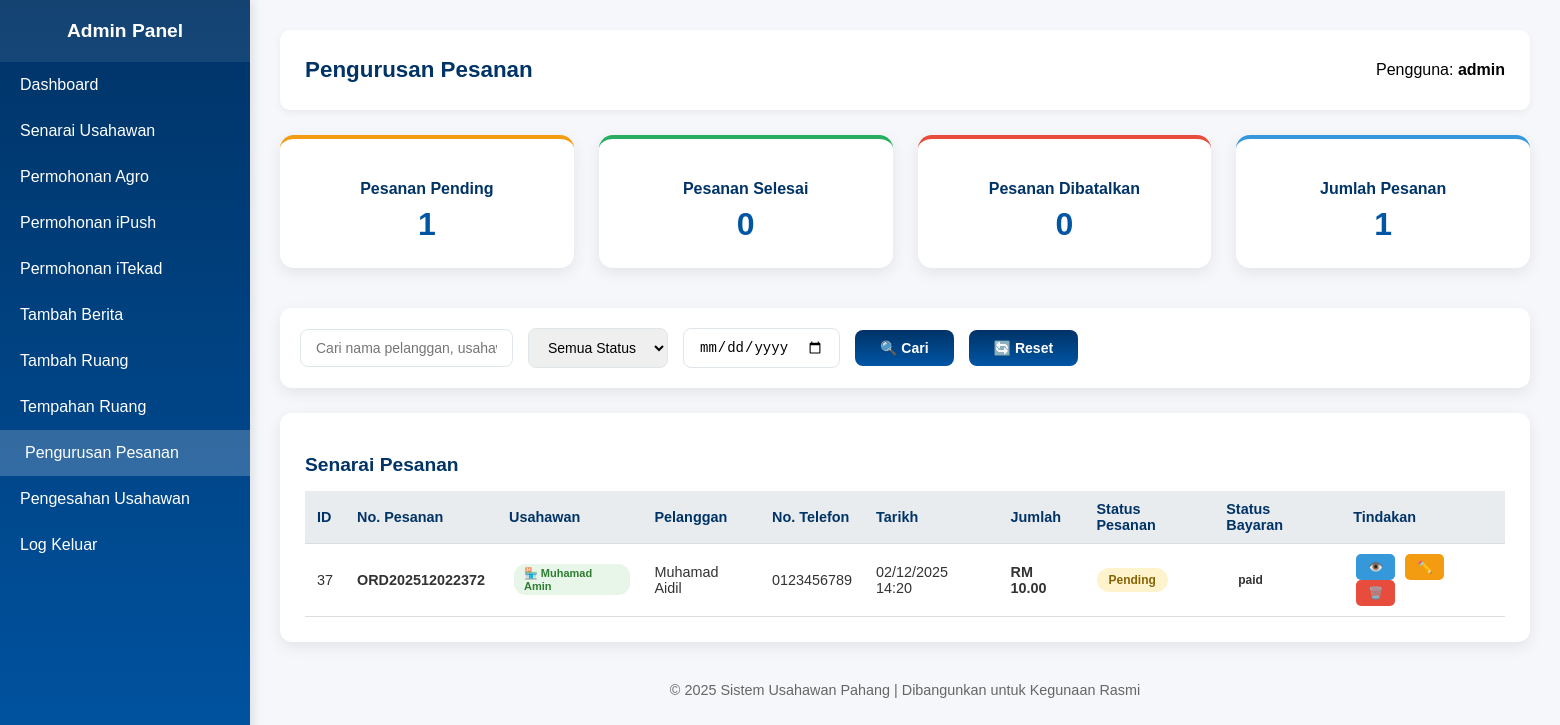
/admin_order.php (signed in), run on the app's committed database.
### tables this page shows
CREATE TABLE `pesanan` (
  `id` int(11) NOT NULL,
  `usahawan_id` int(11) NOT NULL,
  `no_pesanan` varchar(50) NOT NULL,
  `nama_pelanggan` varchar(255) NOT NULL,
  `no_telefon` varchar(20) NOT NULL,
  `alamat` text NOT NULL,
  `nota` text DEFAULT NULL,
  `cara_hantar` varchar(20) NOT NULL,
  `cara_bayar` varchar(20) NOT NULL,
  `jumlah_bayaran` decimal(10,2) NOT NULL,
  `status_pesanan` varchar(20) DEFAULT 'pending',
  `status_bayaran` varchar(20) DEFAULT 'pending',
  `stripe_session_id` varchar(255) DEFAULT NULL,
  `tarikh_pesanan` datetime DEFAULT current_timestamp(),
  `tarikh_diproses` datetime DEFAULT NULL,
  `tarikh_dihantar` datetime DEFAULT NULL,
  `tarikh_selesai` datetime DEFAULT NULL,
  `tarikh_dibatalkan` datetime DEFAULT NULL,
  `sebab_batal` text DEFAULT NULL,
  `nota_pesanan` text DEFAULT NULL,
  `tarikh_kemaskini` datetime DEFAULT current_timestamp() ON UPDATE current_timestamp()
);

CREATE TABLE `usahawan` (
  `id` int(11) NOT NULL,
  `nama` varchar(255) NOT NULL,
  `ic` varchar(20) NOT NULL,
  `perniagaan` varchar(255) NOT NULL,
  `jenis` varchar(100) NOT NULL,
  `alamat` text DEFAULT NULL,
  `telefon` varchar(20) NOT NULL,
  `email` varchar(255) DEFAULT NULL,
  `password` varchar(250) NOT NULL,
  `tarikh_daftar` timestamp NOT NULL DEFAULT current_timestamp(),
  `avatar` varchar(255) DEFAULT NULL,
  `status` varchar(250) NOT NULL,
  `last_profile_update` datetime DEFAULT NULL
);

### admin_order.php (the view, shortened to what this page needs)
<?php
include "connection.php";
$query = "SELECT
    p.*,
    u_pelanggan.nama as nama_pelanggan,
    u_pelanggan.telefon as telefon_pelanggan,
    u_pelanggan.email as email_pelanggan
FROM pesanan p
LEFT JOIN usahawan u_pelanggan ON p.usahawan_id = u_pelanggan.id
ORDER BY p.tarikh_pesanan DESC";
$result = $conn->query($query);
$orders = [];
if ($result) {
    while ($row = $result->fetch_assoc()) {
        $produkQuery = "SELECT
            pi.*,
            pr.nama as nama_produk,
            pr.gambar_url,
            u_usahawan.nama as nama_usahawan,
            u_usahawan.id as usahawan_produk_id
        FROM pesanan_item pi
        LEFT JOIN produk pr ON pi.produk_id = pr.id
        LEFT JOIN usahawan u_usahawan ON pr.usahawan_id = u_usahawan.id
        WHERE pi.pesanan_id = " . $row['id'];
        $produkResult = $conn->query($produkQuery);
        $row['produk'] = [];
        $usahawanList = [];
        if ($produkResult) {
            while ($produk = $produkResult->fetch_assoc()) {
                $row['produk'][] = $produk;
                if (!empty($produk['nama_usahawan'])) {
                    $usahawanList[$produk['usahawan_produk_id']] = $produk['nama_usahawan'];
                }
            }
        }
        $row['nama_usahawan'] = !empty($usahawanList) ? implode(', ', $usahawanList) : 'N/A';
        $orders[] = $row;
    }
}
$stats = [
    'total' => $conn->query("SELECT COUNT(*) AS total FROM pesanan")->fetch_assoc()['total'],
    'pending' => $conn->query("SELECT COUNT(*) AS total FROM pesanan WHERE status_pesanan = 'pending'")->fetch_assoc()['total'],
    'completed' => $conn->query("SELECT COUNT(*) AS total FROM pesanan WHERE status_pesanan = 'completed'")->fetch_assoc()['total'],
    'cancelled' => $conn->query("SELECT COUNT(*) AS total FROM pesanan WHERE status_pesanan = 'cancelled'")->fetch_assoc()['total']
];
?>
<!DOCTYPE html>
<html lang="ms">
<head>
</head>
<body>
<div class="sidebar" id="sidebar">
  <h2>Admin Panel</h2>
  <a href="admin_dashboard.php">Dashboard</a>
  <a href="senarai_usahawan.php">Senarai Usahawan</a>
  <a href="admin_agro.php">Permohonan Agro</a>
  <a href="admin_ipush.php">Permohonan iPush</a>
  <a href="admin_itekad.php">Permohonan iTekad</a>
  <a href="tambah_berita.php">Tambah Berita</a>
  <a href="admin_tambah_ruang.php">Tambah Ruang</a>
  <a href="admin_tempahan_ruang.php">Tempahan Ruang</a>
  <a href="admin_pesanan.php" class="active">Pengurusan Pesanan</a>
  <a href="pending_usahawan.php">Pengesahan Usahawan</a>
  <a href="logout_admin.php">Log Keluar</a>
</div>
<div class="main-content">
  <header>
    <h1>Pengurusan Pesanan</h1>
    <p>Pengguna: <b><?= $_SESSION['admin_username'] ?></b></p>
  </header>
  <section class="stats">
    <div class="card pending">
      <h3>Pesanan Pending</h3>
      <p><?= $stats['pending'] ?></p>
    </div>
    <div class="card completed">
      <h3>Pesanan Selesai</h3>
      <p><?= $stats['completed'] ?></p>
    </div>
    <div class="card cancelled">
      <h3>Pesanan Dibatalkan</h3>
      <p><?= $stats['cancelled'] ?></p>
    </div>
    <div class="card total">
      <h3>Jumlah Pesanan</h3>
      <p><?= $stats['total'] ?></p>
    </div>
  </section>
  <div class="filters">
    <input type="text" id="search" placeholder="Cari nama pelanggan, usahawan atau no. pesanan...">
    <select id="filterStatus">
      <option value="">Semua Status</option>
    </select>
    <input type="date" id="filterDate">
    <button onclick="applyFilters()">🔍 Cari</button>
    <button onclick="resetFilters()">🔄 Reset</button>
  </div>
  <section class="table-section">
    <h2>Senarai Pesanan</h2>
    <div class="table-container">
      <table id="ordersTable">
        <thead>
          <tr>
            <th>ID</th>
            <th>No. Pesanan</th>
            <th>Usahawan</th>
            <th>Pelanggan</th>
            <th>No. Telefon</th>
            <th>Tarikh</th>
            <th>Jumlah</th>
            <th>Status Pesanan</th>
            <th>Status Bayaran</th>
            <th>Tindakan</th>
          </tr>
        </thead>
        <tbody id="ordersBody">
          <?php if (empty($orders)): ?>
            <tr>
              <td colspan="10" style="text-align:center;">Tiada data pesanan</td>
            </tr>
          <?php else: ?>
            <?php foreach ($orders as $order): ?>
              <tr data-search="<?= strtolower(($order['nama_pelanggan'] ?? '') . ' ' . ($order['nama_usahawan'] ?? '') . ' ' . $order['no_pesanan']) ?>"
                  data-status="<?= $order['status_pesanan'] ?>"
                  data-date="<?= date('Y-m-d', strtotime($order['tarikh_pesanan'])) ?>">
                <td><?= htmlspecialchars($order['id']) ?></td>
                <td><strong><?= htmlspecialchars($order['no_pesanan']) ?></strong></td>
                <td>
                  <span class="usahawan-tag">
                    🏪 <?= htmlspecialchars($order['nama_usahawan'] ?? 'N/A') ?>
                  </span>
                </td>
                <td><?= htmlspecialchars($order['nama_pelanggan'] ?? 'N/A') ?></td>
                <td><?= htmlspecialchars($order['telefon_pelanggan'] ?? 'N/A') ?></td>
                <td><?= date('d/m/Y H:i', strtotime($order['tarikh_pesanan'])) ?></td>
                <td><strong>RM <?= number_format($order['jumlah_bayaran'], 2) ?></strong></td>
                <td>
                  <span class="status-badge status-<?= $order['status_pesanan'] ?>">
                    <?php
                    $statusMap = [
                      'pending' => 'Pending',
                      'completed' => 'Selesai',
                      'cancelled' => 'Dibatalkan'
                    ];
                    echo $statusMap[$order['status_pesanan']] ?? $order['status_pesanan'];
                    ?>
                  </span>
                </td>
                <td>
                  <span class="status-badge status-<?= $order['status_bayaran'] ?>">
                    <?php
                    echo $statusMap[$order['status_bayaran']] ?? $order['status_bayaran'];
                    ?>
                  </span>
                </td>
                <td>
                  <button class="action-btn btn-view" onclick='viewOrder(<?= json_encode($order, JSON_HEX_APOS | JSON_HEX_QUOT) ?>)'>👁️</button>
                  <button class="action-btn btn-edit" onclick="editOrder(<?= $order['id'] ?>)">✏️</button>
                  <button class="action-btn btn-delete" onclick="deleteOrder(<?= $order['id'] ?>)">🗑️</button>
                </td>
              </tr>
            <?php endforeach; ?>
          <?php endif; ?>
        </tbody>
      </table>
    </div>
  </section>
  <footer>© 2025 Sistem Usahawan Pahang | Dibangunkan untuk Kegunaan Rasmi</footer>
</div>
</body>
</html>

### admin_order.php (style rules this page uses)
:root { --primary: #003366; --secondary: #0055a5; --light: #f5f7fa; --white: #ffffff; }
body { margin: 0; font-family: "Poppins", sans-serif; background: var(--light); display: flex; }
.sidebar { width: 250px; height: 100vh; background: linear-gradient(180deg, var(--primary), var(--secondary)); color: white; position: fixed; top: 0; left: 0; display: flex; flex-direction: column; box-shadow: 3px 0 10px rgba(0,0,0,0.1); transition: transform 0.3s ease; }
.sidebar h2 { text-align: center; padding: 20px 0; font-size: 1.2rem; margin: 0; background: rgba(255,255,255,0.08); }
.sidebar a { color: white; text-decoration: none; padding: 14px 20px; display: block; transition: all 0.3s ease; }
.sidebar a:hover, .sidebar a.active { background: rgba(255,255,255,0.2); padding-left: 25px; }
.main-content { margin-left: 250px; flex: 1; padding: 30px; transition: margin-left 0.3s ease; }
header { background: var(--white); padding: 15px 25px; border-radius: 10px; box-shadow: 0 3px 8px rgba(0,0,0,0.05); margin-bottom: 25px; display: flex; justify-content: space-between; align-items: center; }
header h1 { color: var(--primary); font-size: 1.4rem; margin: 0; }
.stats { display: grid; grid-template-columns: repeat(auto-fit, minmax(220px, 1fr)); gap: 25px; margin-bottom: 40px; }
.card { background: var(--white); border-radius: 14px; padding: 25px; box-shadow: 0 5px 15px rgba(0,0,0,0.08); text-align: center; transition: all 0.3s ease; }
.card h3 { font-size: 1rem; color: var(--primary); margin-bottom: 8px; }
.card p { font-size: 2rem; font-weight: 700; color: var(--secondary); margin: 0; }
.card.pending { border-top: 4px solid #f39c12; }
.card.completed { border-top: 4px solid #27ae60; }
.card.cancelled { border-top: 4px solid #e74c3c; }
.card.total { border-top: 4px solid #3498db; }
.filters { background: var(--white); padding: 20px; border-radius: 12px; box-shadow: 0 5px 15px rgba(0,0,0,0.08); margin-bottom: 25px; display: flex; gap: 15px; flex-wrap: wrap; align-items: center; }
.filters input, .filters select { padding: 10px 15px; border: 1px solid #dfe6e9; border-radius: 8px; font-size: 14px; outline: none; transition: border-color 0.3s; }
.filters button { padding: 10px 25px; background: linear-gradient(180deg, var(--primary), var(--secondary)); color: white; border: none; border-radius: 8px; cursor: pointer; font-size: 14px; font-weight: 600; transition: transform 0.2s; }
.table-section { background: var(--white); border-radius: 12px; padding: 25px; box-shadow: 0 5px 15px rgba(0,0,0,0.08); }
.table-section h2 { font-size: 1.2rem; color: var(--primary); margin-bottom: 15px; }
.table-container { overflow-x: auto; }
table { width: 100%; border-collapse: collapse; min-width: 1200px; }
th, td { padding: 10px 12px; text-align: left; border-bottom: 1px solid #ddd; }
th { background: #e9ecef; color: #003366; font-size: 0.9rem; }
td { font-size: 0.9rem; color: #333; }
.status-badge { padding: 5px 12px; border-radius: 20px; font-size: 12px; font-weight: 600; display: inline-block; }
.status-pending { background: #fff3cd; color: #856404; }
.action-btn { padding: 6px 12px; margin: 0 3px; border: none; border-radius: 5px; cursor: pointer; font-size: 12px; font-weight: 600; transition: all 0.2s; }
.btn-view { background: #3498db; color: white; }
.btn-edit { background: #f39c12; color: white; }
.btn-delete { background: #e74c3c; color: white; }
.usahawan-tag { display: inline-block; background: #e8f5e9; color: #2e7d32; padding: 3px 10px; border-radius: 12px; font-size: 11px; font-weight: 600; margin-left: 5px; }
footer { text-align: center; margin-top: 40px; color: #666; font-size: 0.9rem; }

### data on the page
pesanan: id "37", no_pesanan "ORD202512022372", nama_usahawan "Muhamad Amin", usahawan.nama "Muhamad Aidil", usahawan.telefon "0123456789", tarikh_pesanan "02/12/2025 14:20", jumlah_bayaran "10.00", status_pesanan "Pending", status_bayaran "paid"

### other printed values
$_SESSION['admin_username'] "admin"
$stats['pending'] "1"
$stats['completed'] "0"
$stats['cancelled'] "0"
$stats['total'] "1"
